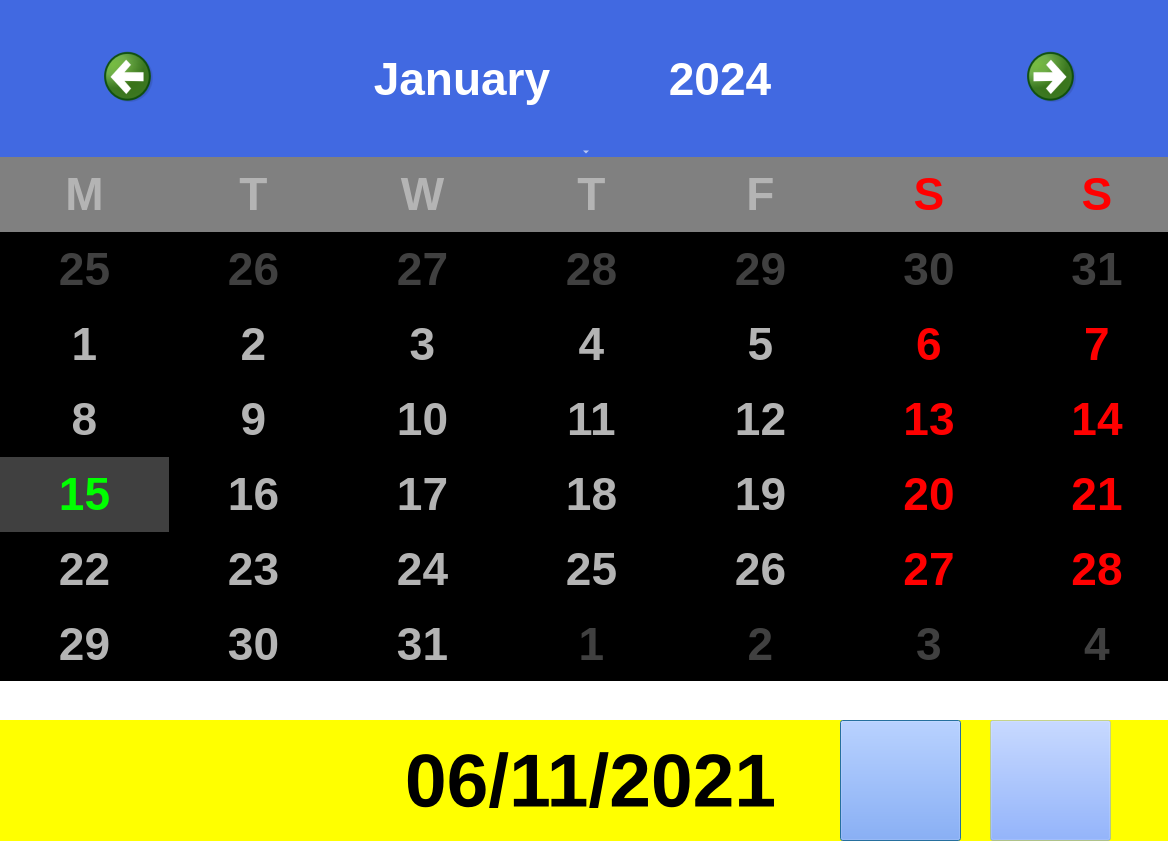
<?xml version="1.0" encoding="UTF-8"?>
<ui version="4.0">
 <class>Cale</class>
 <widget class="QDialog" name="Cale">
  <property name="geometry">
   <rect>
    <x>0</x>
    <y>0</y>
    <width>1168</width>
    <height>863</height>
   </rect>
  </property>
  <property name="windowTitle">
   <string>Dialog</string>
  </property>
  <property name="styleSheet">
   <string notr="true">background-color: transparent;</string>
  </property>
  <widget class="QCalendarWidget" name="calendarWidget">
   <property name="geometry">
    <rect>
     <x>0</x>
     <y>0</y>
     <width>1181</width>
     <height>681</height>
    </rect>
   </property>
   <property name="font">
    <font>
     <pointsize>46</pointsize>
     <weight>75</weight>
     <bold>true</bold>
    </font>
   </property>
   <property name="statusTip">
    <string/>
   </property>
   <property name="whatsThis">
    <string/>
   </property>
   <property name="accessibleDescription">
    <string/>
   </property>
   <property name="styleSheet">
    <string notr="true">QCalendarWidget QWidget#qt_calendar_navigationbar { background-color: royalblue;  
 height: 60px;
}
QCalendarWidget QToolButton {
    height: 60px;
    width: 250px;
    color: white;
    font-size: 46px;
    icon-size: 56px, 56px;
    background-color: royalblue;
}
/* header row */
QCalendarWidget QWidget { alternate-background-color: rgb(128, 128, 128); height: 150px;}

QCalendarWidget QMenu {
    width: 250px;
    height: 800px;
 
    left: 20px;
    color: white;
    font-size: 46px;
    background-color: rgb(100, 100, 100);
}
QCalendarWidget QSpinBox { 
    width: 210px; 
    font-size:50px; 
    color: white; 
    background-color: royalblue; 
   text-align:center;
    selection-background-color: rgb(136, 136, 136);
    selection-color: blue;
}
QCalendarWidget QSpinBox::up-button { subcontrol-origin: border;  subcontrol-position: center right;  width:60px; height:60;border-radius: 30px; background-color: rgb(255,215,0);border: 2px solid  gray ; 
margin: 8px  0px 7px 20px;  
  width: 0;
  height: 0;
  border: 2px solid #000;
  border-top: 50px  solid royalblue;
  border-right: 20px solid royalblue;
  border-bottom: 50px  solid royalblue ;
  border-left: 33px  solid white ;



}
QCalendarWidget QSpinBox::down-button {subcontrol-origin: border; subcontrol-position: center left;  width:60px; height: 60;border-radius: 30px; background-color: rgb(255,215,0);border: 2px solid  gray ;
margin: 0px 25px 7px 10px;  
  width: 0;
  height: 0;
  border: 2px solid #000;
  border-top: 50px  solid royalblue;
  border-right: 30px solid white;
  border-bottom: 50px  solid royalblue ;
  border-left: 10px  solid royalblue ;




}
QCalendarWidget QSpinBox::up-arrow { width:100px;  }
QCalendarWidget QSpinBox::down-arrow { width:100px; }
 

 
/* normal days */
QCalendarWidget QAbstractItemView:enabled 
{

    font-size:46px;  
    color: rgb(180, 180, 180);  
    background-color: black;  
    selection-background-color: rgb(64, 64, 64); 
    selection-color: rgb(0, 255, 0); 
}
 
/* days in other months */
QCalendarWidget QAbstractItemView:disabled { color: rgb(64, 64, 64); height:800px; }

</string>
   </property>
   <property name="inputMethodHints">
    <set>Qt::ImhNone</set>
   </property>
   <property name="firstDayOfWeek">
    <enum>Qt::Monday</enum>
   </property>
   <property name="gridVisible">
    <bool>false</bool>
   </property>
   <property name="horizontalHeaderFormat">
    <enum>QCalendarWidget::SingleLetterDayNames</enum>
   </property>
   <property name="verticalHeaderFormat">
    <enum>QCalendarWidget::NoVerticalHeader</enum>
   </property>
   <property name="navigationBarVisible">
    <bool>true</bool>
   </property>
   <property name="dateEditEnabled">
    <bool>true</bool>
   </property>
  </widget>
  <widget class="QLabel" name="label">
   <property name="geometry">
    <rect>
     <x>0</x>
     <y>720</y>
     <width>1181</width>
     <height>121</height>
    </rect>
   </property>
   <property name="font">
    <font>
     <pointsize>56</pointsize>
     <weight>75</weight>
     <bold>true</bold>
    </font>
   </property>
   <property name="styleSheet">
    <string notr="true">
text-align:center;
background-color: rgb(255, 255, 0);</string>
   </property>
   <property name="text">
    <string>06/11/2021</string>
   </property>
   <property name="alignment">
    <set>Qt::AlignCenter</set>
   </property>
  </widget>
  <widget class="QPushButton" name="pushButton">
   <property name="geometry">
    <rect>
     <x>840</x>
     <y>720</y>
     <width>121</width>
     <height>121</height>
    </rect>
   </property>
   <property name="styleSheet">
    <string notr="true">background-color: rgba(106, 151, 255,50);</string>
   </property>
   <property name="text">
    <string/>
   </property>
   <property name="icon">
    <iconset resource="Imagenes/Resourse.qrc">
     <normaloff>:/Cancel.png</normaloff>:/Cancel.png</iconset>
   </property>
   <property name="iconSize">
    <size>
     <width>100</width>
     <height>100</height>
    </size>
   </property>
  </widget>
  <widget class="QPushButton" name="pushButton_2">
   <property name="geometry">
    <rect>
     <x>990</x>
     <y>720</y>
     <width>121</width>
     <height>121</height>
    </rect>
   </property>
   <property name="styleSheet">
    <string notr="true">background-color: rgba(106, 151, 255,50);</string>
   </property>
   <property name="text">
    <string/>
   </property>
   <property name="icon">
    <iconset resource="Imagenes/Resourse.qrc">
     <normaloff>:/check.png</normaloff>:/check.png</iconset>
   </property>
   <property name="iconSize">
    <size>
     <width>100</width>
     <height>100</height>
    </size>
   </property>
  </widget>
  <zorder>label</zorder>
  <zorder>calendarWidget</zorder>
  <zorder>pushButton</zorder>
  <zorder>pushButton_2</zorder>
 </widget>
 <resources>
  <include location="Imagenes/Resourse.qrc"/>
 </resources>
 <connections/>
</ui>
